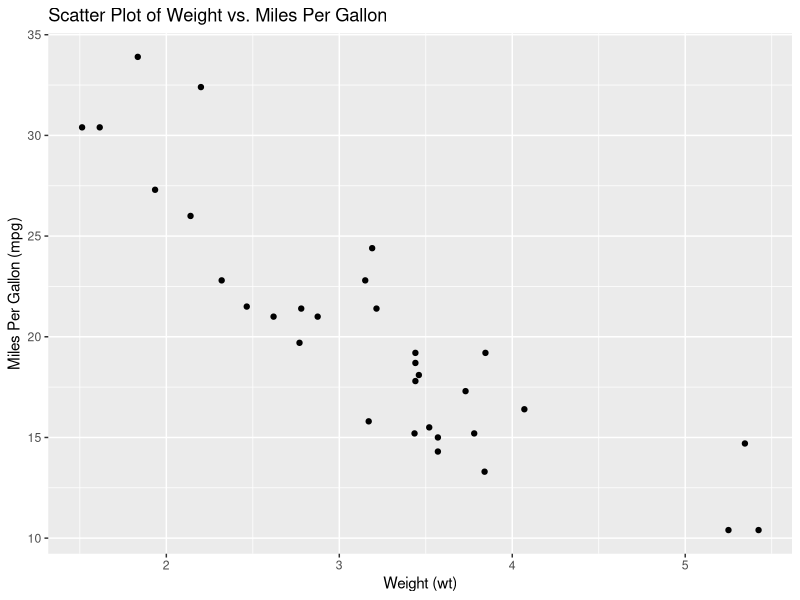

Source code (R):
## ---- chunk 1
print("Hello, Quarto!")

x <- 1:10
x
## ---- chunk 2
library(ggplot2)
ggplot(mtcars, aes(x = wt, y = mpg)) +
  geom_point() +
  labs(
    title = "Scatter Plot of Weight vs. Miles Per Gallon",
    x = "Weight (wt)",
    y = "Miles Per Gallon (mpg)"
  )
